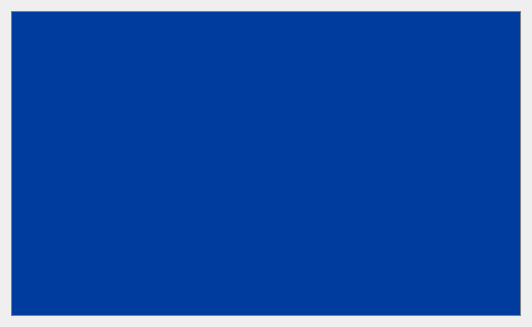
<?xml version="1.0" encoding="UTF-8"?>
<ui version="4.0">
 <class>Waitting</class>
 <widget class="QWidget" name="Waitting">
  <property name="geometry">
   <rect>
    <x>0</x>
    <y>0</y>
    <width>532</width>
    <height>327</height>
   </rect>
  </property>
  <property name="windowTitle">
   <string>Form</string>
  </property>
  <layout class="QGridLayout" name="gridLayout">
   <item row="0" column="0">
    <widget class="QFrame" name="frame">
     <property name="styleSheet">
      <string notr="true">QFrame#frame
{
	
	border-style:solid;
	border-color:black;
	border-top : 0.5px solid gray;
	border-bottom : 0.5px solid gray;
	border-left : 0.5px solid gray;
	border-right : 0.5px solid gray;
	background-color:#003C9D;


}</string>
     </property>
     <property name="frameShape">
      <enum>QFrame::NoFrame</enum>
     </property>
     <property name="frameShadow">
      <enum>QFrame::Raised</enum>
     </property>
     <layout class="QGridLayout" name="gridLayout_2">
      <item row="3" column="1">
       <widget class="QLabel" name="label_3">
        <property name="maximumSize">
         <size>
          <width>200</width>
          <height>50</height>
         </size>
        </property>
        <property name="styleSheet">
         <string notr="true">QLabel
{

	

	color:white;

}</string>
        </property>
        <property name="text">
         <string/>
        </property>
        <property name="alignment">
         <set>Qt::AlignCenter</set>
        </property>
       </widget>
      </item>
      <item row="2" column="0" colspan="3">
       <widget class="QLabel" name="label">
        <property name="styleSheet">
         <string notr="true">QLabel
{

	font-size: x-large;
	size:px28;
	
	color:white;

}</string>
        </property>
        <property name="text">
         <string/>
        </property>
        <property name="alignment">
         <set>Qt::AlignCenter</set>
        </property>
       </widget>
      </item>
      <item row="0" column="0">
       <widget class="QLabel" name="label_2">
        <property name="maximumSize">
         <size>
          <width>16777215</width>
          <height>50</height>
         </size>
        </property>
        <property name="styleSheet">
         <string notr="true">QLabel
{
	color:white;
	font-size: x-large;
	size:px28;



	
	



}</string>
        </property>
        <property name="text">
         <string/>
        </property>
       </widget>
      </item>
      <item row="1" column="0">
       <spacer name="verticalSpacer">
        <property name="orientation">
         <enum>Qt::Vertical</enum>
        </property>
        <property name="sizeType">
         <enum>QSizePolicy::Fixed</enum>
        </property>
        <property name="sizeHint" stdset="0">
         <size>
          <width>20</width>
          <height>0</height>
         </size>
        </property>
       </spacer>
      </item>
     </layout>
    </widget>
   </item>
  </layout>
 </widget>
 <resources/>
 <connections/>
</ui>
